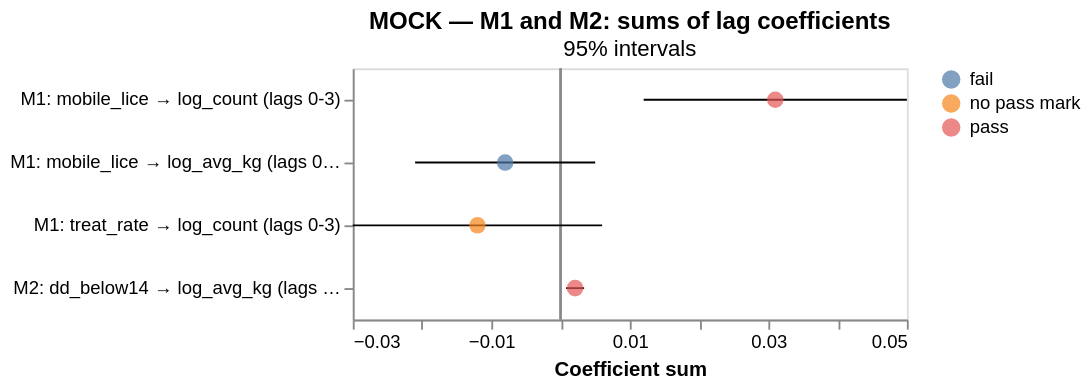

Here is the Vega-Lite specification saved for this chart:
### Vega-Lite specification from a JSON file in a GitHub repository (floating-point values rounded to 4 significant figures)
{"$schema": "https://vega.github.io/schema/vega-lite/v5.20.1.json", "title": {"text": "MOCK — M1 and M2: sums of lag coefficients", "subtitle": "95% intervals"}, "width": "container", "height": {"step": 34}, "data": {"values": [{"test": "M1", "outcome": "log_count", "driver": "mobile_lice", "lags": "0-3", "coef_sum": 0.031, "lo": 0.012, "hi": 0.05, "pass": true, "row": "M1: mobile_lice → log_count (lags 0-3)", "result": "pass"}, {"test": "M1", "outcome": "log_avg_kg", "driver": "mobile_lice", "lags": "0-3", "coef_sum": -0.008, "lo": -0.021, "hi": 0.005, "pass": false, "row": "M1: mobile_lice → log_avg_kg (lags 0-3)", "result": "fail"}, {"test": "M1", "outcome": "log_count", "driver": "treat_rate", "lags": "0-3", "coef_sum": -0.012, "lo": -0.03, "hi": 0.006, "pass": null, "row": "M1: treat_rate → log_count (lags 0-3)", "result": "no pass mark"}, {"test": "M2", "outcome": "log_avg_kg", "driver": "dd_below14", "lags": "1-3", "coef_sum": 0.0021, "lo": 0.0008, "hi": 0.0034, "pass": true, "row": "M2: dd_below14 → log_avg_kg (lags 1-3)", "result": "pass"}]}, "layer": [{"mark": {"type": "rule", "color": "#888"}, "encoding": {"x": {"datum": 0}}}, {"mark": "rule", "encoding": {"y": {"field": "row", "type": "nominal", "title": null, "sort": null}, "x": {"field": "lo", "type": "quantitative", "title": "Coefficient sum"}, "x2": {"field": "hi"}}}, {"mark": {"type": "point", "filled": true, "size": 80}, "encoding": {"y": {"field": "row", "type": "nominal", "sort": null}, "x": {"field": "coef_sum", "type": "quantitative"}, "color": {"field": "result", "type": "nominal", "title": null}}}]}
